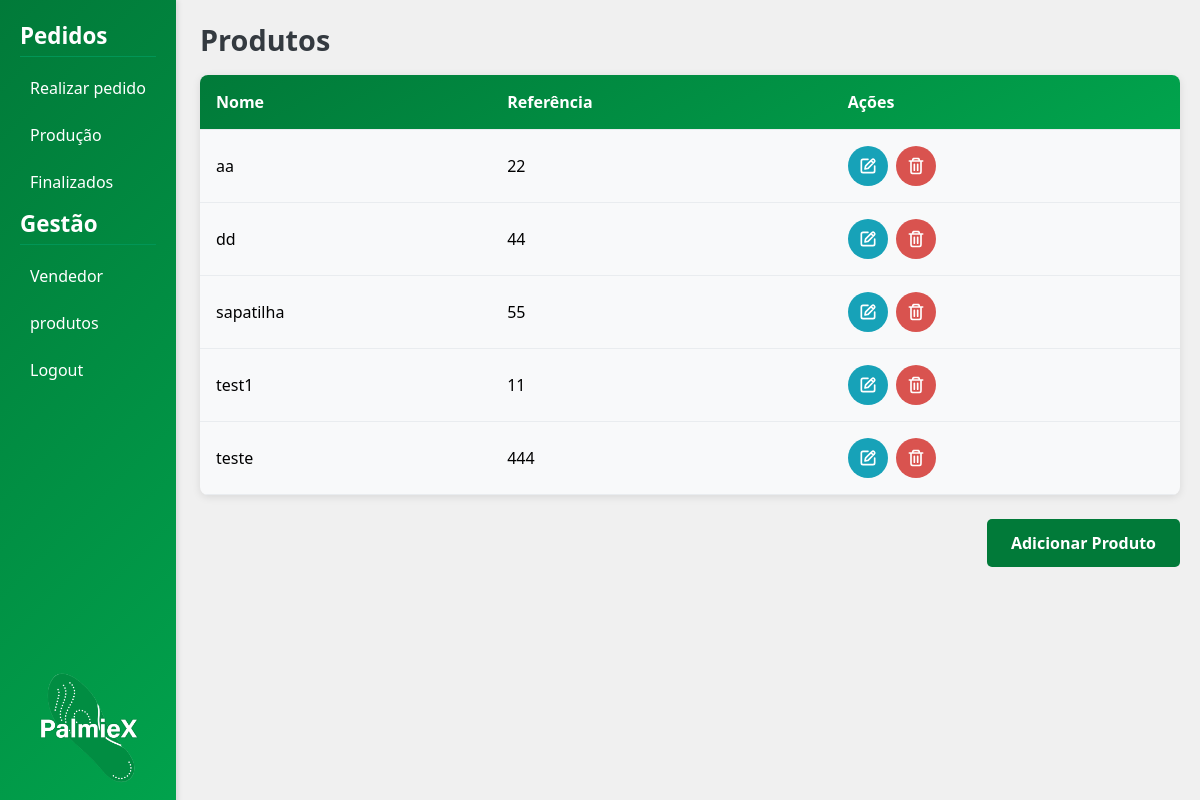
/produto/, run on an earlier commit of the app's database.
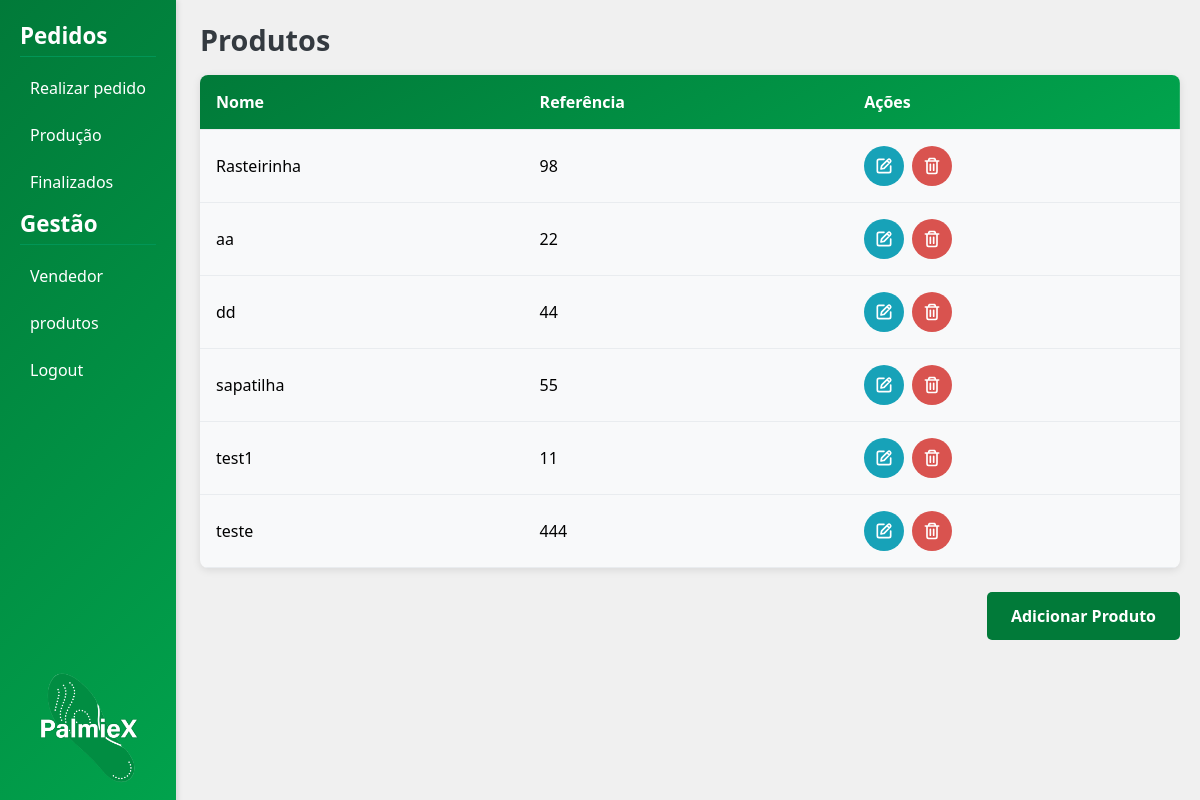
And on a later commit of the database.
### produto/models.py (models this page shows, shortened)
class Produto(models.Model):
    nome = models.CharField(max_length=100)
    codigo = models.CharField(max_length=50, unique=True)

### produto/views.py (the view)
# urls.py: path('', views.lista_produtos, name='lista_produtos'),
def lista_produtos(request):
    produtos = Produto.objects.all().order_by('nome')
    return render(request, 'produto/lista_produtos.html', {'produtos': produtos})

### templates/produto/lista_produtos.html (shortened to what this page needs)
{% extends 'base.html' %}
{% load static %}
{% block extra_css %}
    <link rel="stylesheet" href="{% static 'css/produto/listar_produtos.css' %}">
{% endblock extra_css %}
{% block content %}
    <h2>Produtos</h2>
    <table class="produtos-table">
        <thead>
            <tr class="cabecalho">
                <th>Nome</th>
                <th>Referência</th>
                <th>Ações</th>
            </tr>
        </thead>
        <tbody>
            {% for produto in produtos %}
                <tr id="produto-{{ produto.pk }}">
                    <td class="nome_produto">{{ produto.nome }}</td>
                    <td>{{ produto.codigo }}</td>
                    <td>
                        <div class="acoes">
                            <a href="{% url 'produto:editar_produto' produto.pk %}" class="btn btn-secondary" title="Editar">
                                <img class="edit" src="{% static 'img/edit.svg' %}" alt="Editar">
                            </a>
                            <button type="button" class="btn btn-danger delete-button" data-id="{{ produto.pk }}" title="Deletar">
                                <img class="delete" src="{% static 'img/trash.svg' %}" alt="Deletar">
                            </button>
                        </div>
                    </td>
                </tr>
            {% empty %}
                <tr>
                    <td colspan="3">Nenhum produto cadastrado.</td>
                </tr>
            {% endfor %}
        </tbody>
    </table>
    <div class="botoesComando">
        <a href="{% url 'produto:criar_produto' %}" class="btn btn-primary adicionarProduto">Adicionar Produto</a>
    </div>
{% endblock %}

What changed in the data, as far as the page shows it:
added Produto: nome "Rasteirinha", codigo "98"
